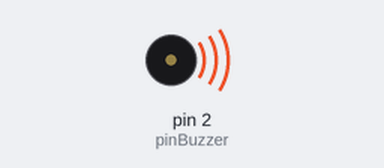
Bench run of a sketch on a simulated Arduino Uno, built with avr-gcc and run on an emulated ATmega328P. Parts: buzzer (waves = sounding, pin HIGH).

Above: at 0.7 s.
At 3.9 s:
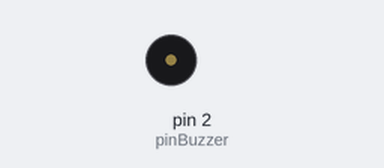
Timing chart, 0 to 5.1 s (numbered marks = the images above):
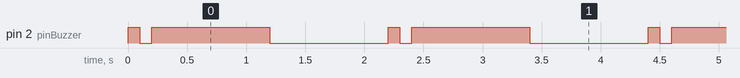

The sketch:

project_buzzer.ino
```cpp
const int pinBuzzer=2; //pinBuzzer pada pin 2
void setup() {
pinMode(pinBuzzer,OUTPUT); //pinBuzzer sebagai output
}
void loop() {
//nada pendek
digitalWrite(pinBuzzer,HIGH); //menyalakan Buzzer
delay(100); //Buzzer menyala dengan nada pendek karena delay hanya 100ms
digitalWrite(pinBuzzer,LOW);
delay(100);
//nada panjang
digitalWrite(pinBuzzer,HIGH);
delay(1000);
digitalWrite(pinBuzzer,LOW);
delay(1000);
}
```

Measured:
- by itself, pin 2 (pinBuzzer): repeats every 2.2 s: LOW 0.10 s, HIGH 1.0 s, LOW 1.0 s, HIGH 0.10 s
- by itself, everything shown: repeats every 2.2 s, in 4 steps
